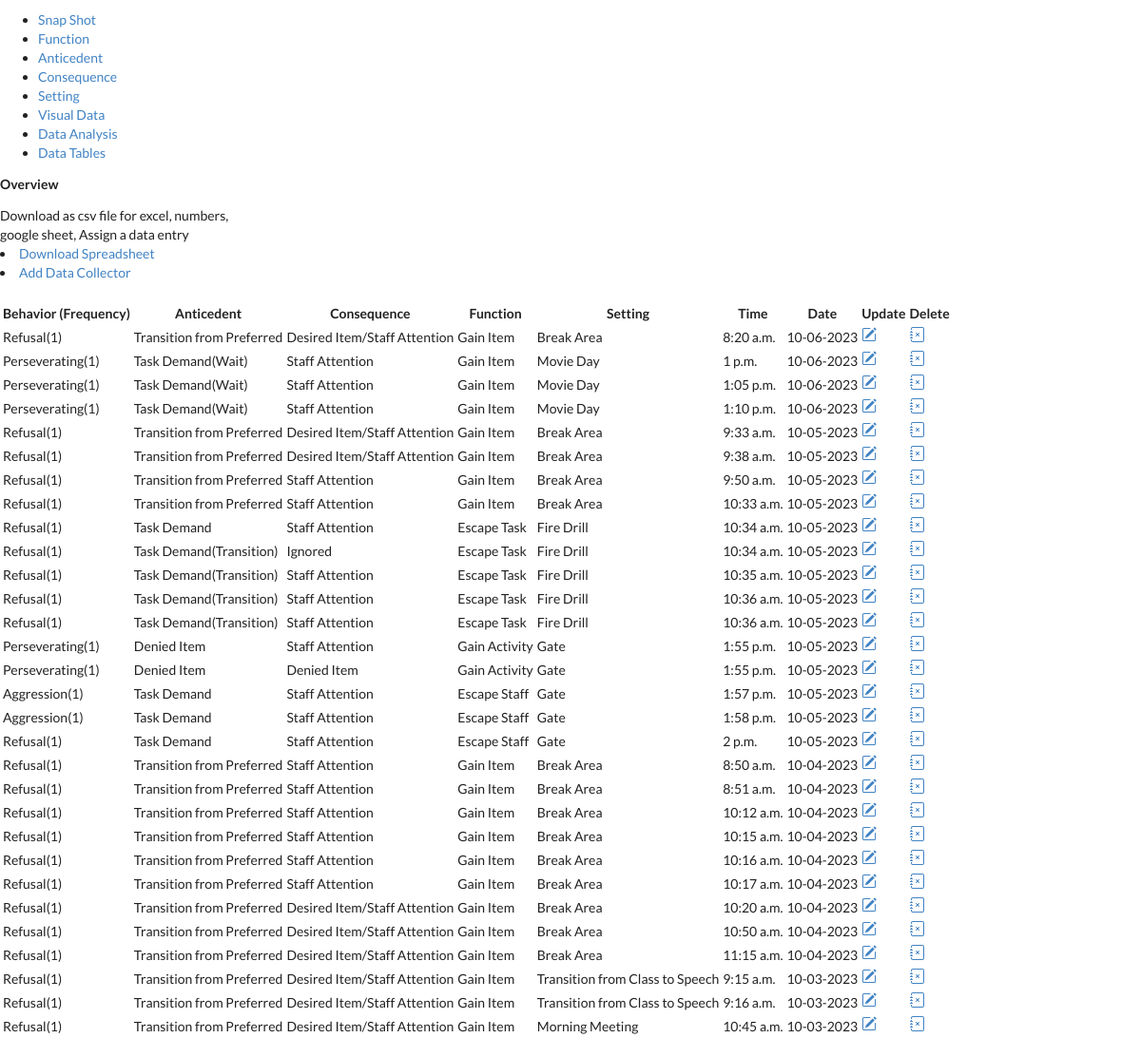
Page /dashboard/2/ (signed in, middle part) on the earlier database version.
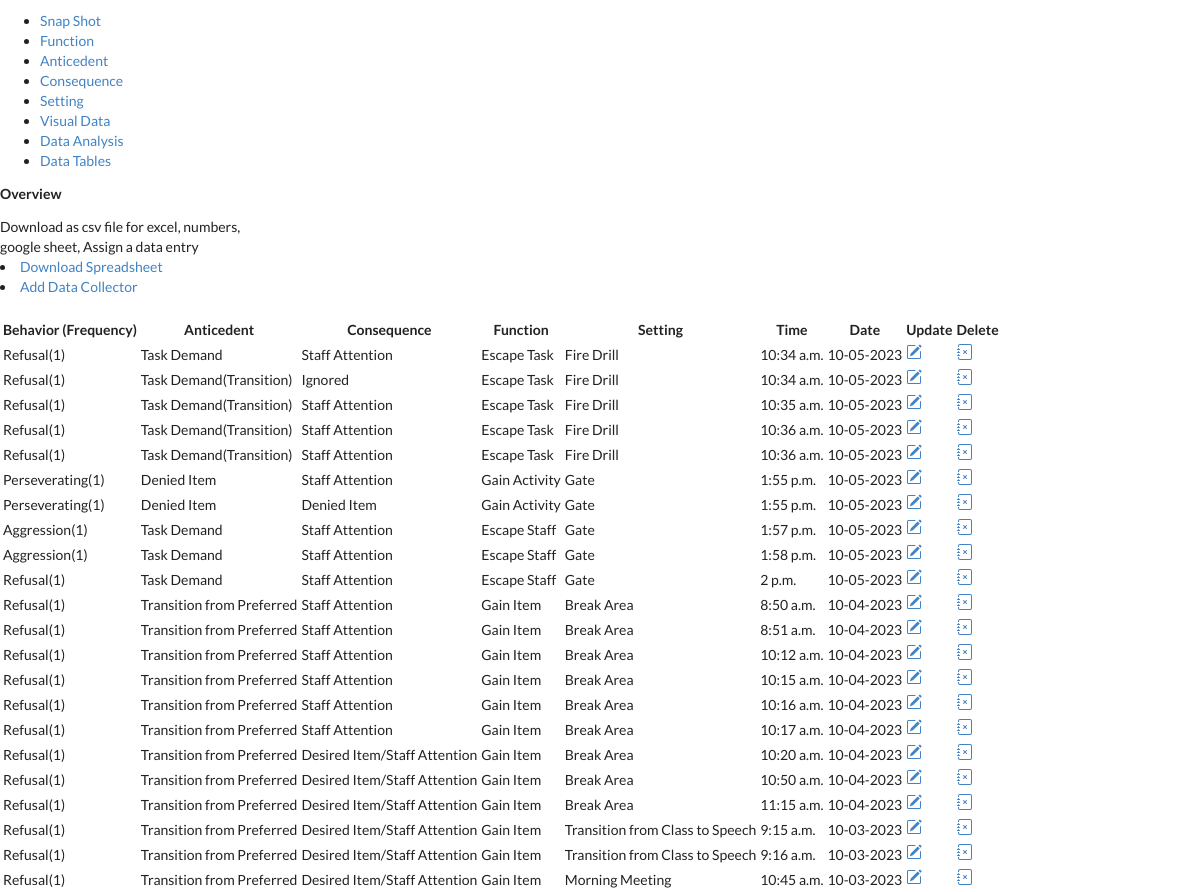
Same page on the later database version.
### bip/models.py (models this page shows, shortened)
class Case(models.Model):
        student= models.ForeignKey(Student,on_delete=models.CASCADE)
        behavior = models.ForeignKey(Behavior, on_delete=models.CASCADE)
        user = models.ForeignKey(User, on_delete=models.CASCADE, default=None)
        anticedent = models.ForeignKey(Anticedent,on_delete=models.CASCADE, verbose_name='Antecedent')
        function = models.ForeignKey(Function,on_delete=models.CASCADE)
        consequence = models.ForeignKey(Consequence,on_delete=models.CASCADE)
        enviroment = models.ForeignKey(Enviroment,on_delete=models.CASCADE, null=True, blank=True, verbose_name='Setting')
        date_created = models.DateField(null=True, blank=True, default=timezone.now)
        duration = models.PositiveIntegerField(null=True, blank=True, verbose_name='Duration')
        time = models.TimeField(null=True, blank=True)
        frequency = models.PositiveIntegerField(null=True, blank=True,  default=1, verbose_name='Frequency')
        class Meta:
            ordering = ['-date_created']

class Behavior(models.Model):
        behaviorincident = models.CharField(max_length=30,verbose_name= 'Behavior')
        behavior_definition = models.CharField(null=True, blank=True, max_length=1000,verbose_name= 'Behavior Definition')
        student= models.ForeignKey(Student,on_delete=models.CASCADE)
        user = models.ForeignKey(User, on_delete=models.CASCADE,  default=None)
        def __str__(self):
          return self.behaviorincident

class Anticedent(models.Model):
        anticedentincident = models.CharField(max_length=50,verbose_name= 'Anticedent', null=True, blank=True)
        student= models.ForeignKey(Student,on_delete=models.CASCADE)
        anticedent_definition = models.CharField(null=True, blank=True, max_length=1000)
        user = models.ForeignKey(User, on_delete=models.CASCADE,  default=None)
        def __str__(self):
          return self.anticedentincident

class Consequence(models.Model):
        behaviorconsequence = models.CharField(max_length=30, null=True, blank=True,verbose_name= 'Consequence')
        student= models.ForeignKey(Student,on_delete=models.CASCADE)
        user = models.ForeignKey(User, on_delete=models.CASCADE,  default=None)
        def __str__(self):
          return self.behaviorconsequence

class Function(models.Model):
        behaviorfunction = models.CharField(max_length=30, null=True, blank=True,verbose_name= 'Function')
        student= models.ForeignKey(Student,on_delete=models.CASCADE)
        user = models.ForeignKey(User, on_delete=models.CASCADE,  default=None)
        def __str__(self):
          return self.behaviorfunction

class Enviroment(models.Model):
        behaviorenviroment = models.CharField(max_length=50, null=True, blank=True,verbose_name= 'Setting')
        student= models.ForeignKey(Student,on_delete=models.CASCADE)
        user = models.ForeignKey(User, on_delete=models.CASCADE,  default=None)
        def __str__(self):
          return self.behaviorenviroment

### bip/views.py (the view)
# urls.py: path('dashboard/<pk>/', views.dashboard, name='dashboard'),
@login_required(login_url='case_manager_login')
@user_passes_test(is_case_manager)
def dashboard(request, pk):
    student = get_object_or_404(Student, pk=pk)
    student_behaviors = student.case_set.all()
    student_time = student.case_set.filter(time__isnull=False).first()
    student_duration = student.case_set.filter(duration__isnull=False).first()
    student_enviroment = student.case_set.filter(enviroment__isnull=False).first()
    behavior = Behavior.objects.all()
    context = {
    'student_behaviors': student_behaviors,
    "student":student,
    'student_time':student_time,
    'student_duration':student_duration,
    'student_enviroment':student_enviroment,
               }
    return render(request, 'bip/dashboard.html',context, )

### bip/context_processors.py (called while the page is built)
def user_context(request):
    user = get_user(request)
    return {'user': user}

### bip/views.py (called while the page is built)
def is_case_manager(user):
    return user.groups.filter(name='CASE MANAGER').exists()

### bip/templates/bip/dashboard.html (shortened to what this page needs)
{% extends 'partials/base.html' %}
{% block content %}
<br>
<div class="container">
<br/>
<div class="row">
  <div class="col-md">
    <div class="card card" style="width: 18rem;">
      <ul class="list-group list-group-flush">
        <li class="list-group-item"><a href="{% url 'bip:snapshot' student.id %}" class="card-link">Snap Shot</a></li>
        <li class="list-group-item"><a href="{% url 'bip:function' student.pk %}" class="card-link">Function</a></li>
        <li class="list-group-item"><a href="{% url 'bip:anticedent' student.pk %}" class="card-link">Anticedent</a></li>
        <li class="list-group-item"><a href="{% url 'bip:consequence' student.pk %}" class="card-link">Consequence</a></li>
        <li class="list-group-item"><a href="{% url 'bip:setting' student.pk %}" class="card-link">Setting</a></li>
        <li class="list-group-item"><a a href="{% url 'bip:chart' student.id %}" class="card-link">Visual Data</a></li>
       <li class="list-group-item"><a a href="{% url 'bip:filter_data' student.id %}" class="card-link">Data Analysis</a></li>
       <li class="list-group-item"><a a href="{% url 'bip:raw_data' student.id %}" class="card-link">Data Tables</a></li>
      </ul>
    </div>
  </div>
  <div class="col-md">
    <div class="card card" style="width: 18rem;">
      <div class="card-body">
        <h5 class="card-title">Overview</h5>
        <p class="card-text">Download as csv file for excel, numbers, google sheet, Assign a data entry</p>
      </div>
        <li class="list-group-item"><a href="{% url 'bip:export' student.id %}" class="card-link">Download Spreadsheet</a></li>
       <li class="list-group-item"><a  href="{% url 'bip:assign_data_entry' student.id %}">Add Data Collector</a></li>
    </div>
  </div>
</div>
<br>
<div class="row">
  <div class="col-md">
    <div class="card card-body">
      <table class="table table-striped">
        <tr>
          <th>Behavior (Frequency)</th>
          <th>Anticedent</th>
          <th>Consequence</th>
          <th>Function</th>
          {% if student_enviroment %}
          <th>Setting</th>
          {% endif %}
          {% if student_time %}
        <th>Time</th>
        {% endif %}
          <th>Date</th>
          <th>Update</th>
          <th>Delete</th>
        </tr>
        {% for incident in student_behaviors %}
        <tr>
          <td>{{incident.behavior }}({{incident.frequency }})</td>
          <td>{{incident.anticedent}}</td>
          <td>{{incident.consequence}}</td>
          <td>{{incident.function}}</td>
          {% if incident.enviroment%}
          <td>{{incident.enviroment}}</td>
          {% endif %}
          {% if incident.time %}
          <td>{{incident.time}}</td>
          {% endif %}
          <td>{{incident.date_created|date:'m-d-Y'}}</td>
          <td> <a class="btn btn-warning" href="{% url 'bip:updatepost' pk=incident.pk student_id=incident.student_id %}" ></a></td>
          <td> <a class="btn btn-danger" href="{% url 'bip:delete_post' pk=incident.pk  %}"></a></td>
           {% endfor%}
        </tr>
      </table>
    </div>
  </div>
</div>
</div>
{% endblock %}

Differences in the rows shown:
removed Case: behavior "Refusal", frequency "1", anticedent "Transition from Preferred", consequence "Desired Item/Staff Attention", function "Gain Item", enviroment "Break Area", time "8:20 a.m.", date_created "10-06-2023"
removed Case: behavior "Perseverating", frequency "1", anticedent "Task Demand(Wait)", consequence "Staff Attention", function "Gain Item", enviroment "Movie Day", time "1 p.m.", date_created "10-06-2023"
removed Case: behavior "Perseverating", frequency "1", anticedent "Task Demand(Wait)", consequence "Staff Attention", function "Gain Item", enviroment "Movie Day", time "1:05 p.m.", date_created "10-06-2023"
removed Case: behavior "Perseverating", frequency "1", anticedent "Task Demand(Wait)", consequence "Staff Attention", function "Gain Item", enviroment "Movie Day", time "1:10 p.m.", date_created "10-06-2023"
removed Case: behavior "Refusal", frequency "1", anticedent "Transition from Preferred", consequence "Desired Item/Staff Attention", function "Gain Item", enviroment "Break Area", time "9:33 a.m.", date_created "10-05-2023"
removed Case: behavior "Refusal", frequency "1", anticedent "Transition from Preferred", consequence "Desired Item/Staff Attention", function "Gain Item", enviroment "Break Area", time "9:38 a.m.", date_created "10-05-2023"
removed Case: behavior "Refusal", frequency "1", anticedent "Transition from Preferred", consequence "Staff Attention", function "Gain Item", enviroment "Break Area", time "9:50 a.m.", date_created "10-05-2023"
removed Case: behavior "Refusal", frequency "1", anticedent "Transition from Preferred", consequence "Staff Attention", function "Gain Item", enviroment "Break Area", time "10:33 a.m.", date_created "10-05-2023"
